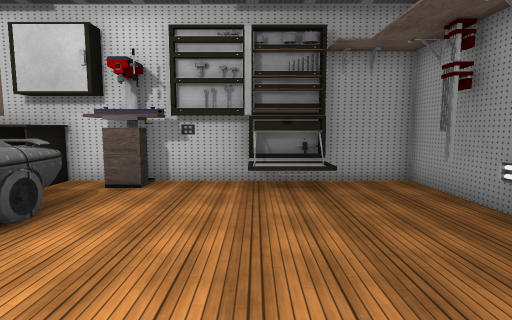
View 1 (above)

12 first-person views from a walk through a scene from a Unity 3-D project. The camera is 1.5 m above the floor, tilts 6° down and sees 80° across. The floor is counted in squares, 1 m on a side. Each view is taken from the middle of a square. On the plan, view 1 faces up. The plan holds only what a view shows up to about 15 squares ahead; the rest is blank. Some surface patterns are stand-ins.

View 2
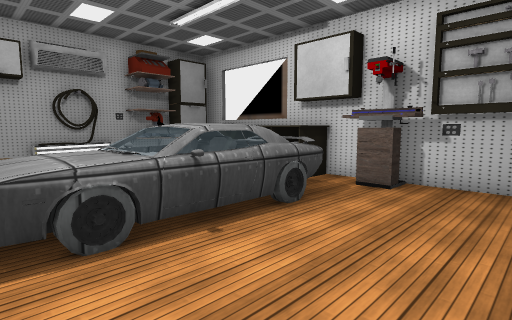

View 3
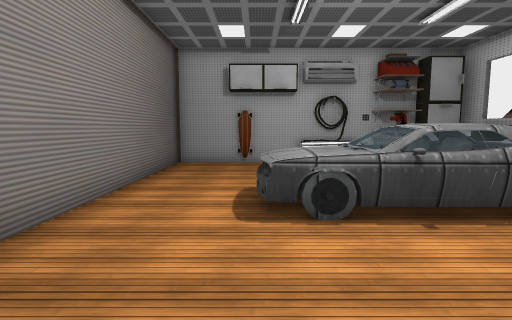

View 4
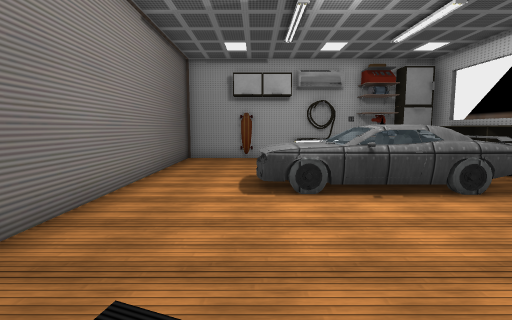

View 5
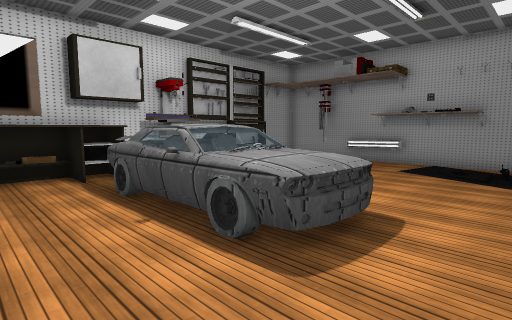

View 6
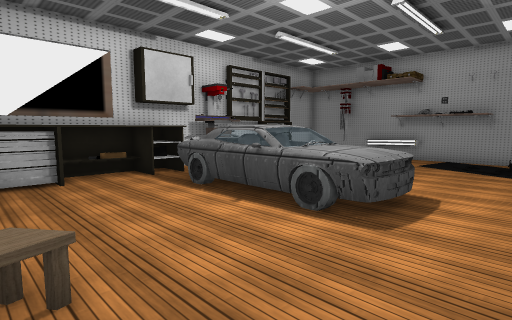

View 7
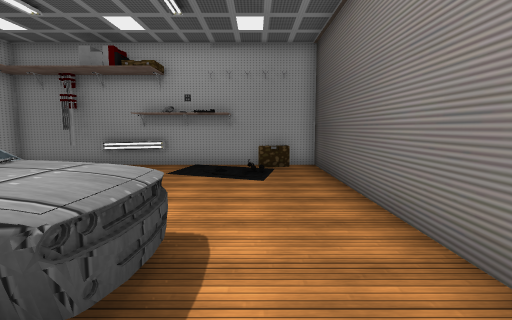

View 8
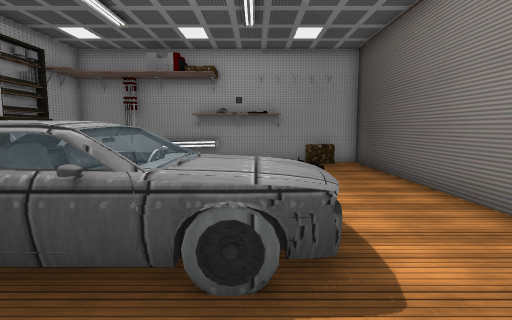

View 9
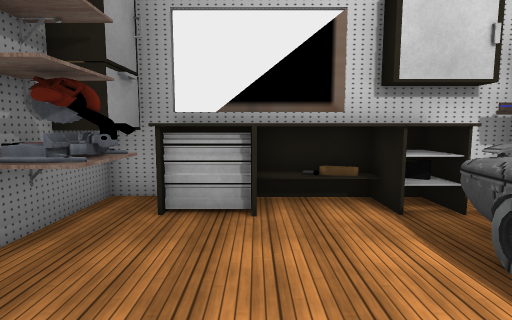

View 10
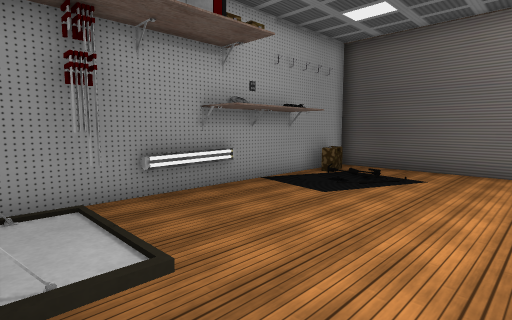

View 11
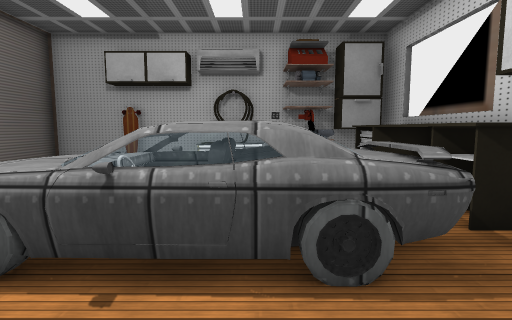

View 12
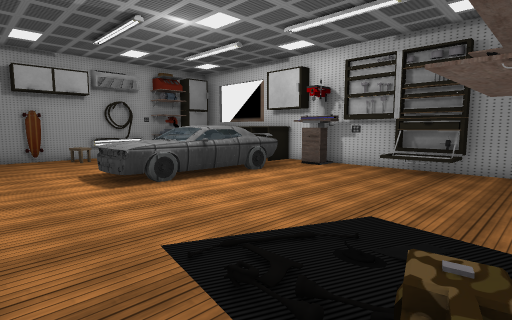

### Floor plan
Points are (right, up) in squares from view 1. A wall is a line through its corners. A room is listed if a view was taken in it or the views show most of it. See-through windows are left out.
Room 1 (views 1, 2, 3, 4, 5, 6, 7, 8, 9, 10, 11, 12)
walls: (-3.1, 8) (-3.8, 8); (-2.9, 8.1) (-2.9, 7.5) (-3.8, 7.5) (-3.8, 8.1); (-10.7, 5.2) (-11.2, 5.1); (-10.7, 5.7) (-11.2, 5.7); (-11.9, 3.5) (-12, 2); (-11.9, -0.1) (-11.9, -0.7); (-11, 6.3) (-11, 5.5); (-11.9, 4.4) (-11.9, 1.8); (-11.2, 6.3) (-11.2, 5.2) (-11.7, 5.2); (3.9, 6) (3.9, 6.5); (-12.2, -3.4) (4.4, -3.4) (4.4, 8.7) (-12.2, 8.7) (-12.2, -3.4)
low walls: (4.2, 3.4) (4.2, 5.2)
objects: locker (-12, 7) to (-11, 8); stool (-11, 1) to (-10, 1); table (-10, 7) to (-5, 8); car (-6, 0) to (-4, 6); locker (0, 7) to (2, 8); carpet (3, -2)

Positions as (right, up) in squares from view 1, and headings:
1: (0, 0), facing up
2: (0, 0), facing up-left
3: (1, 0), facing left
4: (3, 0), facing left
5: (-9, -2), facing up-right
6: (-11, -2), facing up-right
7: (-8, -1), facing right
8: (-9, 1), facing right
9: (-9, 2), facing up
10: (-2, 8), facing down-right
11: (-1, 4), facing left
12: (4, -3), facing up-left
